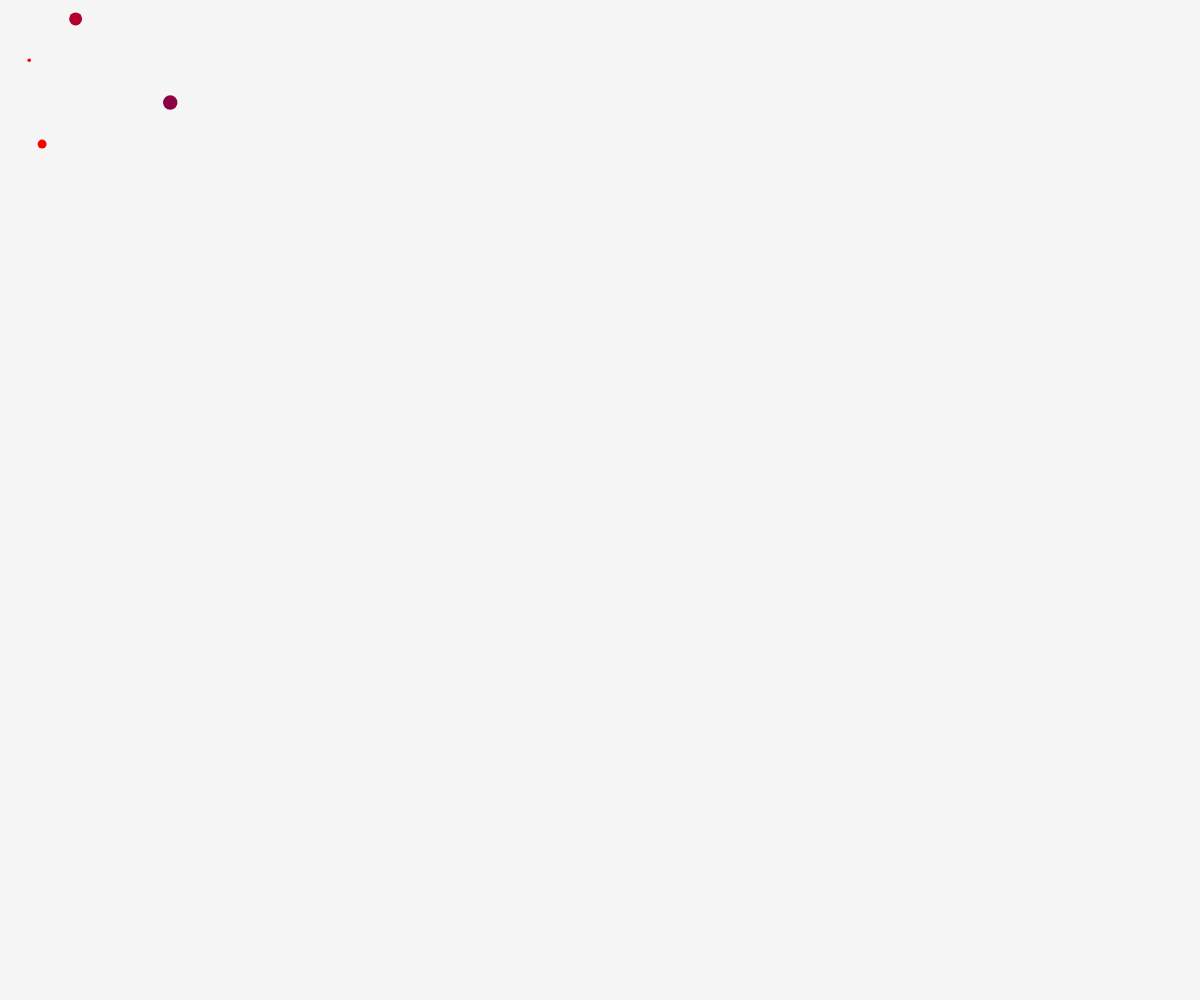
Frame 1 (no input)
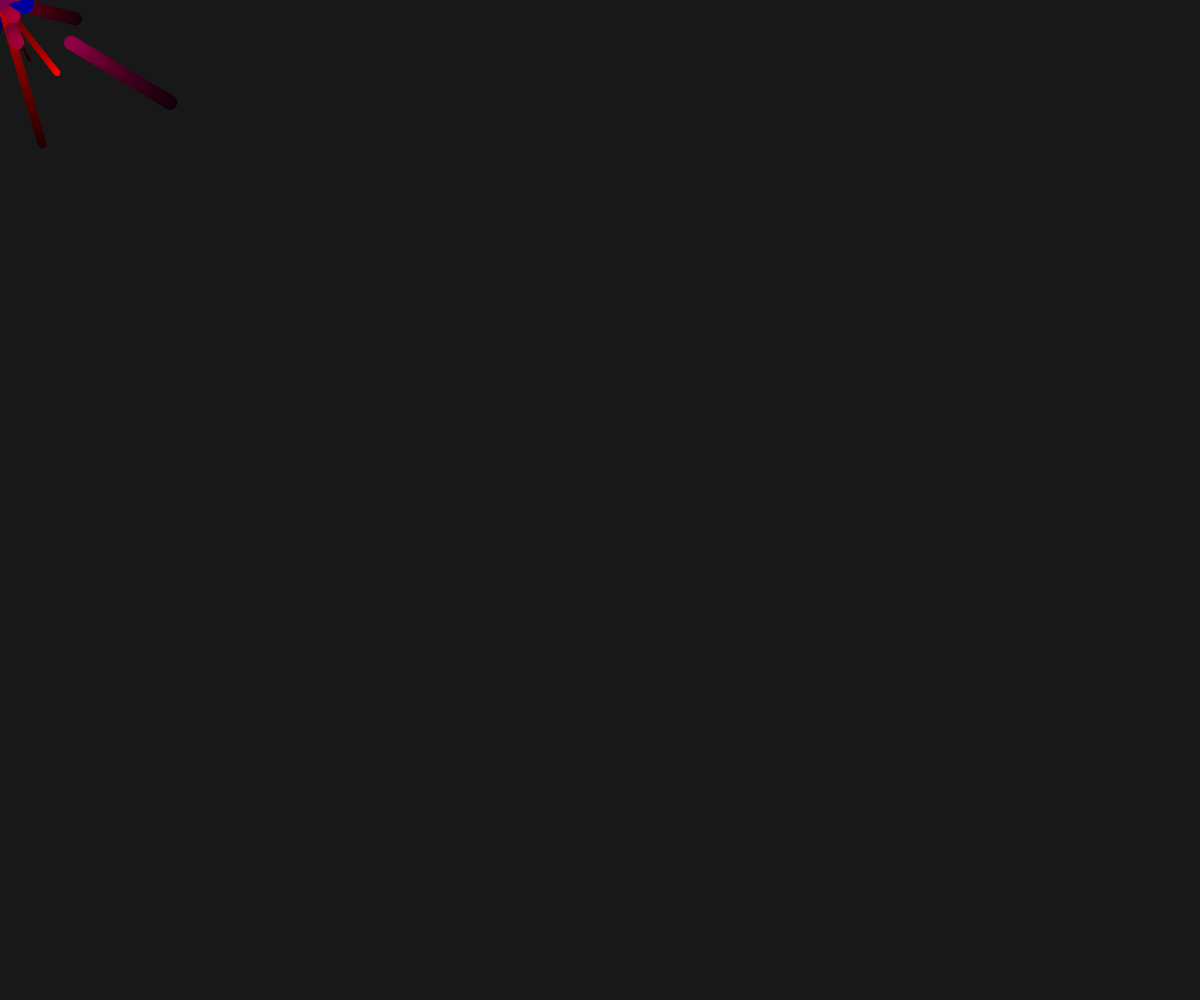
Frame 60 (no input)
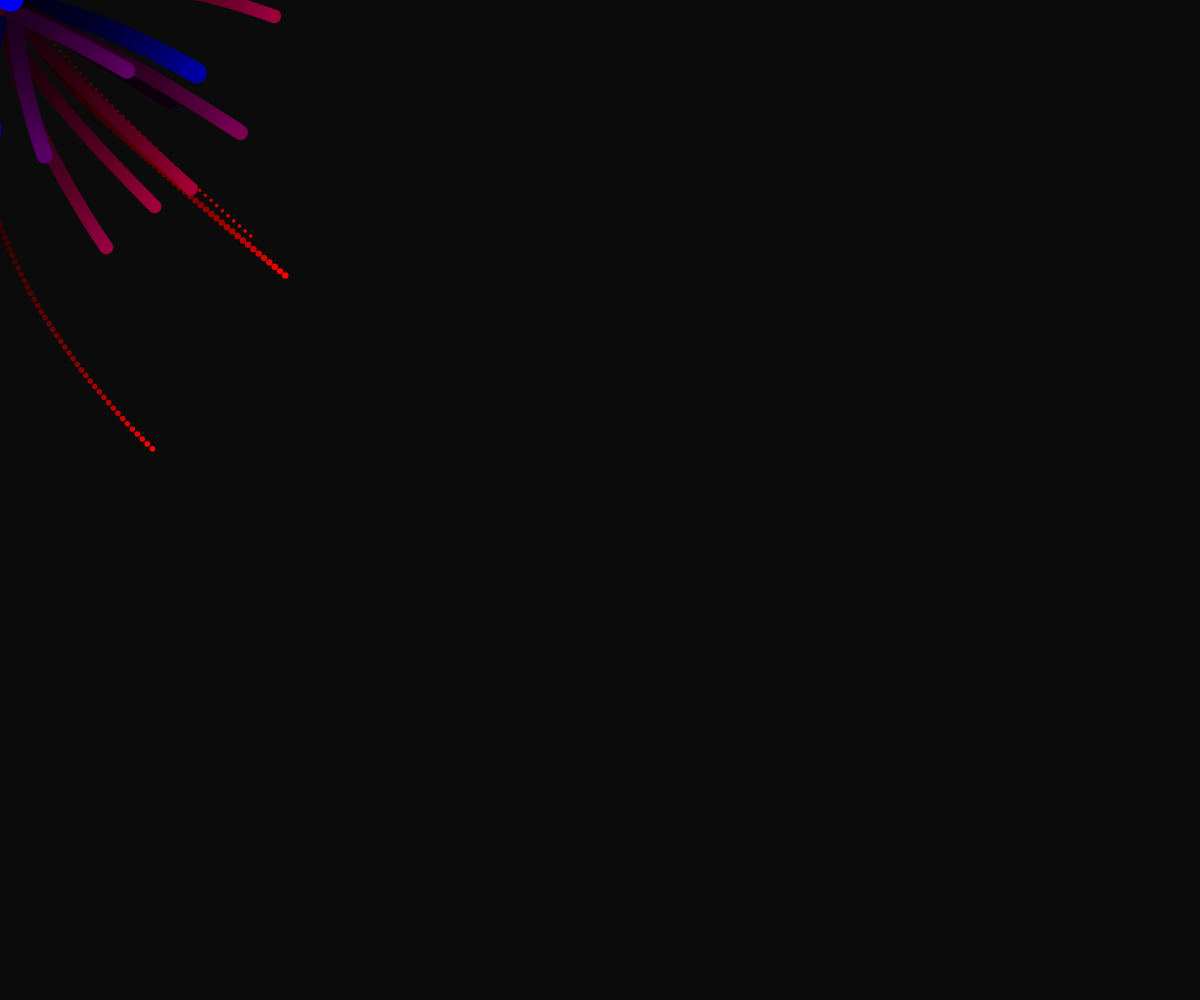
Frame 120 (the mouse pressed at the canvas centre since frame 60)

The p5.js sketch that drew these frames (run headless with seeded random() and noise() and a simulated clock; from frame 60 on, the mouse is pressed at the canvas centre):

// p5.js sketch
// ── sketch.js
var creatures = [];
var gravity;
var bpos, bvelocity;
//*******************************************************
function setup() {
  createCanvas(windowWidth, windowHeight);
  noStroke();
  gravity = createVector(0, 0.1);
  for (var i = 0; i < 20; i++) creatures[i] = new Creature();

  bpos = createVector(windowWidth / 2, windowHeight / 2);
  bvelocity = createVector(0, 0);
}
//*******************************************************
function draw() {
  background(0, 10);
  for (var i = 0; i < creatures.length; i++) creatures[i].update();
}
//*******************************************************
function Creature() {
  this.position = createVector(randomGaussian(mouseX, 100), randomGaussian(mouseY, 100));
  this.velocity = createVector();
  this.acceleration = createVector();

  this.csize = randomGaussian(15, 5);
  this.mass = this.csize;
  this.velocityLimit = map(this.mass,10,30,6,1);
  this.cR = map(this.mass,10,20,255,0);
  this.cG = 0; //map(this.mass,10,10,255,0);
  this.cB = map(this.mass,10,20,0,150);

  this.update = function() {
    var mouse = createVector(mouseX, mouseY);
    var direction = p5.Vector.sub(mouse, this.position);
    direction.normalize();
    direction.mult(randomGaussian(0.9,0.5));
    this.acceleration = direction;
    //this.acceleration.add(gravity);
    this.acceleration.div(this.mass);
    this.velocity.add(this.acceleration);
    this.velocity.limit(this.velocityLimit);
    this.position.add(this.velocity); 

    noStroke();
  	fill(this.cR,this.cG,this.cB);
    ellipse(this.position.x, this.position.y, this.csize);
  }
}
